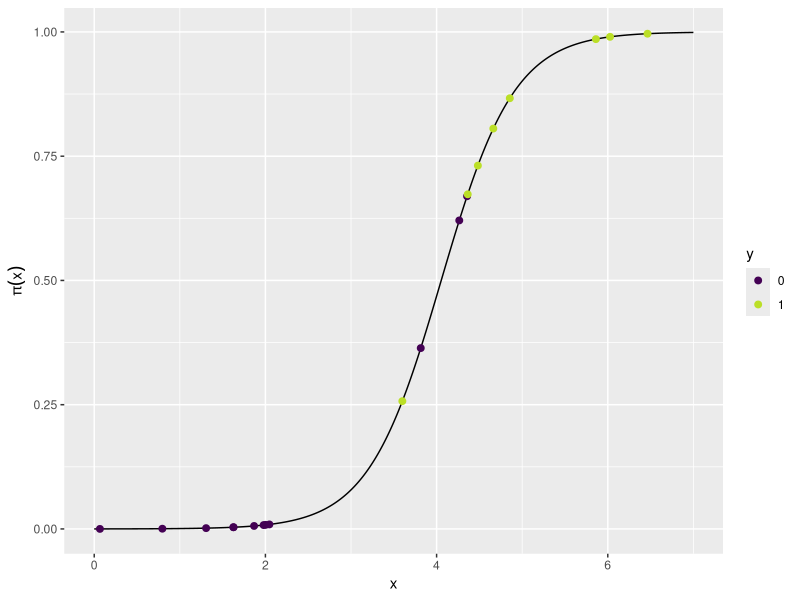
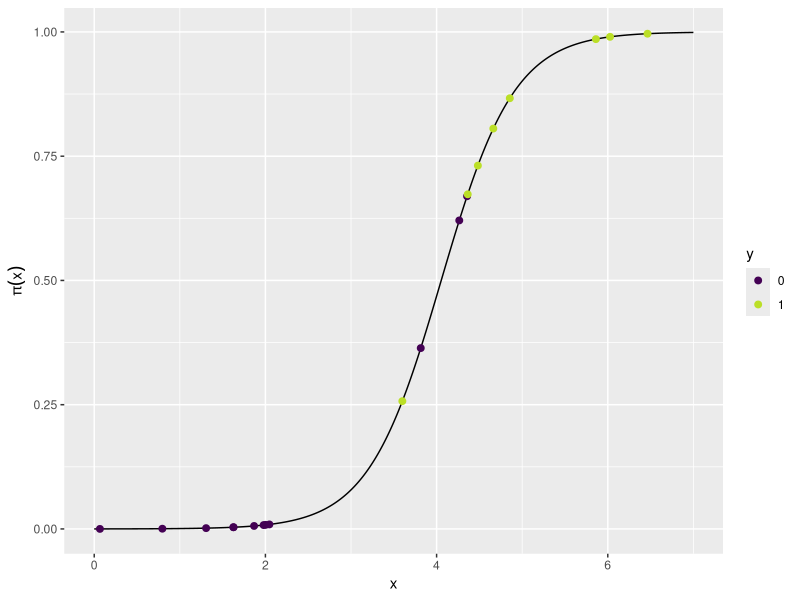

Generate these figures, in order, with R:
# PREREQ -----------------------------------------------------------------------

library(knitr)
library(ggplot2)

options(digits = 3, 
        width = 65, 
        str = strOptions(strict.width = "cut", vec.len = 3))

# DATA -------------------------------------------------------------------------

set.seed(1234)

n = 20
x = runif(n, min = 0, max = 7)
y = x + rnorm(n) > 3.5
df = data.frame(x = x, y = y)

model = glm(y ~ x, family = binomial(link = "logit"), data = df)

df$score = predict(model)
df$prob = predict(model, type = "response")
df$y = as.factor(as.numeric(df$y))
x = seq(0, 7, by = 0.01)

dfn = data.frame(x = x)
dfn$prob = predict(model, newdata = dfn, type = "response")
dfn$score = predict(model, newdata = dfn)

# PLOT -------------------------------------------------------------------------

#pdf("../figure/reg_class_log_5.pdf", width = 8, height = 5)

p = ggplot() + 
  geom_line(data = dfn, aes(x = x, y = prob))
p = p + geom_point(data = df, aes(x = x, y = prob, colour = y), size = 2)
p = p + xlab("x") + ylab(expression(pi(x)))
p = p + scale_color_viridis_d(end = .9)
p

ggsave("../figure/reg_class_log_5.pdf", width = 8, height = 5)
dev.off()
